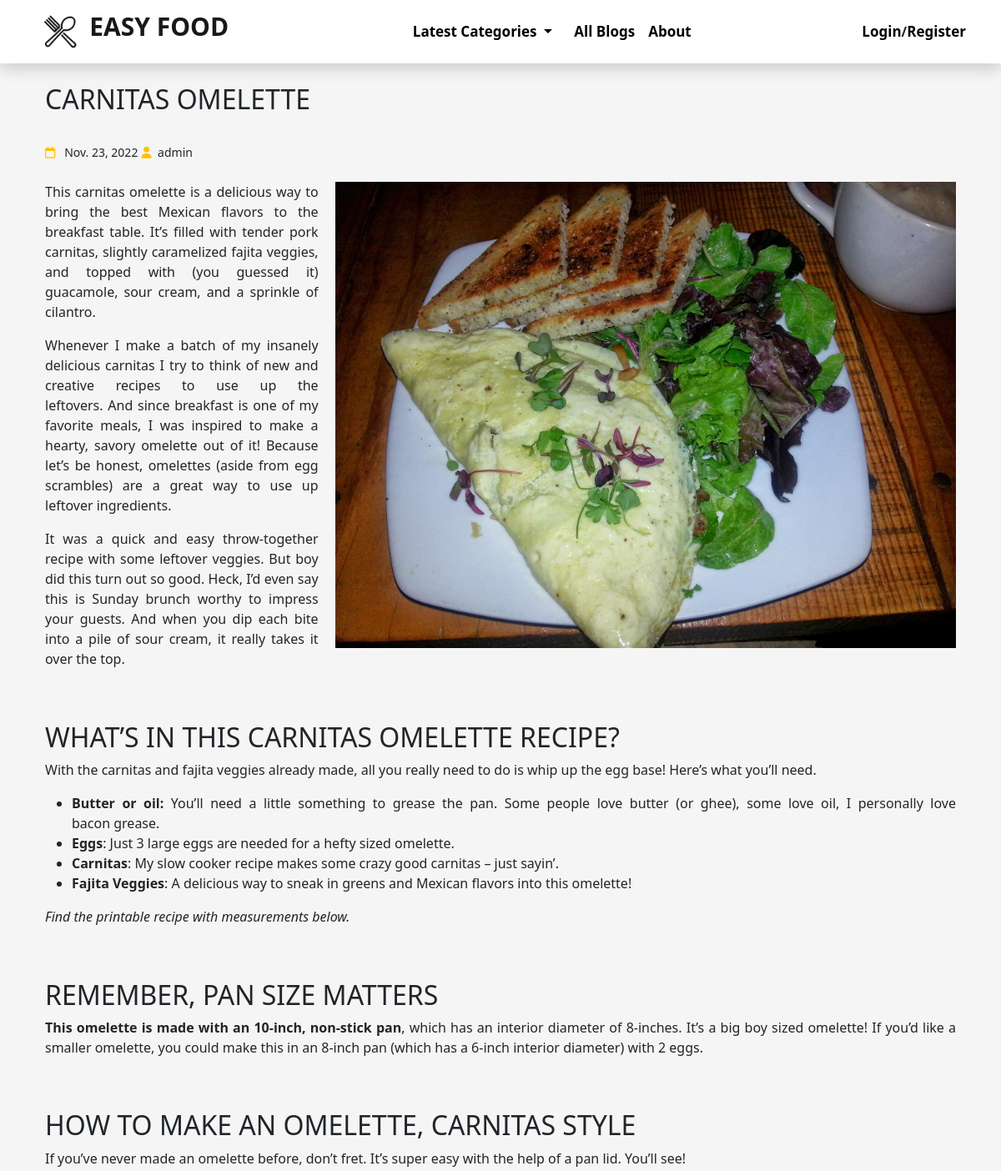
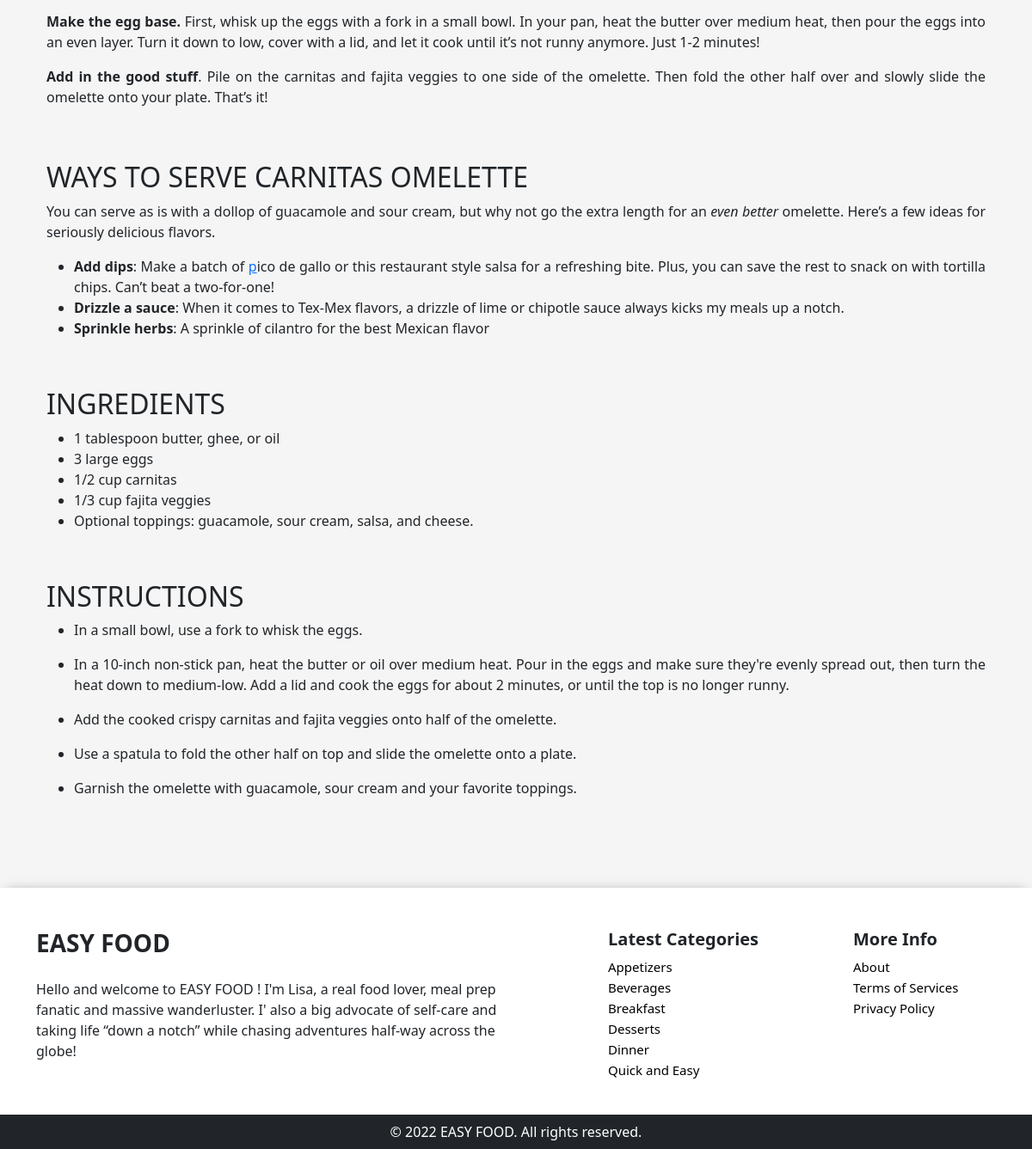
The page /carnitas-omelette/ on the database its author committed (2 pictures, top to bottom).
### blogapp/models.py (models this page shows, shortened)
class Post (models.Model):
    title=models.CharField(max_length=200)
    slug = models.SlugField(max_length = 200 ,blank=True)
    category_id = models.ForeignKey(Category, on_delete= models.CASCADE)
    author = models.ForeignKey(CustomUsers, on_delete= models.CASCADE)
    created_at = models.DateField(auto_now_add=True)
    updated_at = models.DateField(auto_now= True)
    image = models.ImageField(upload_to ='uploads/')
    content = RichTextField()

class CustomUsers(AbstractUser):
    email = models.EmailField(blank=False , unique=True)
    created_at = models.DateTimeField(auto_now_add=True)
    updated_at = models.DateTimeField(auto_now= True)
    first_name = models.CharField(max_length=255,blank =False)
    phone_number = models.CharField(max_length=20 , blank=True, unique=True)
    address= models.TextField( blank=True)
    image = models.ImageField(upload_to = 'profile/',  blank=True)

class Category(models.Model):
    name=models.CharField(max_length=200)
    slug = models.SlugField(max_length = 200, blank=True)
    image = models.ImageField(upload_to ='category/', blank=True)
    created_at = models.DateTimeField(auto_now_add=True)
    updated_at = models.DateTimeField(auto_now= True)

### blogapp/views.py (the view)
# urls.py: path('<slug:slug>/', views.detail,name="detail"),
def detail(request, slug):
    post = Post.objects.get(slug=slug)
    blogs = blog()
    return render(request, 'blogapp/detail.html', {'post': post, 'blogs': blogs})

### blog/context_processors.py (called while the page is built)
def nav(request):
    blog= Category.objects.all()
    return {'category' : blog}

### blogapp/views.py (called while the page is built)
def blog():
    category = Category.objects.all().order_by('-updated_at').order_by('name')
    blog = []
    for i in category:
        present = Post.objects.filter(category_id=i.pk)
        if present.exists():
            blog.append(Category.objects.all().get(id=i.pk))
    return blog

### blogapp/templates/blogapp/detail.html (shortened to what this page needs)
{% extends 'base.html' %}
{% load static %}
{% block content %}
{% include "blogapp/navbar.html" %}
<section class="simmi">
    <div class="container px-4">
        <div class=" py-4 d-flex justify-content-between">
            <h2>{{post.title}}</h2>
        </div>
        <div class="pb-4  ">
            <small class="mr-5"><i class="fa-regular fa-calendar text-warning"></i> &nbsp; {{post.updated_at|date:'M. d, Y'}}</small>
            <small><i class="fa-solid fa-user text-warning"></i>&nbsp; {{post.author}}</small>
        </div>
        <img src="{{post.image.url}}" id="content-img">
        <span>{{post.content|safe}}</span> <br><br>
    </div>
</section>
{% endblock content %}
{% block footer %}{{block.super}}{% endblock footer %}

### templates/base.html (shortened to what this page needs)
<!DOCTYPE html>
<html lang="en">
{% load static %}
<head>
    <link rel="stylesheet" href="https://cdnjs.cloudflare.com/ajax/libs/font-awesome/6.2.0/css/all.min.css"
 />
    <link href="https://cdn.jsdelivr.net/npm/bootstrap@5.2.2/dist/css/bootstrap.min.css" rel="stylesheet"
>
    <link rel="stylesheet" href="https://cdnjs.cloudflare.com/ajax/libs/OwlCarousel2/2.3.4/assets/owl.carousel.min.css"
 />
    <link rel="stylesheet"
        href="https://cdnjs.cloudflare.com/ajax/libs/OwlCarousel2/2.3.4/assets/owl.theme.default.min.css"
 />
    <link rel="stylesheet" href="//cdn.jsdelivr.net/npm/alertifyjs@1.13.1/build/css/alertify.min.css" />
    <link rel="stylesheet" href="//cdn.jsdelivr.net/npm/alertifyjs@1.13.1/build/css/themes/default.min.css" />
</head>
<body>
    {% block content %}
    {% endblock content %}
    {% block footer %}
    <section class="foot">
        <div class="container pt-5 pb-4">
            <div class="row">
                <div class="col-lg-6 col-sm-12 ">
                    <h3 class="fw-bold">EASY FOOD</h3>
                    <p class="pt-3">Hello and welcome to EASY FOOD ! I'm Lisa, a real food lover, meal prep fanatic and
                        massive wanderluster. I' also a big advocate of self-care and taking life “down a notch” while
                        chasing adventures half-way across the globe!
                    </p>
                </div>
                <div class="col-lg-3 offset-1 d-lg-block d-md-block d-sm-none">
                    <h5 class="fw-bold">Latest Categories</h5>
                    <ul class="footer">
                        {% for blogs in blogs %}
                        {% if forloop.counter < 7 %} <li><a href="{% url 'category' blogs.slug %}">
                                {{blogs.name}}
                            </a></li>
                            {% endif%}
                            {% endfor %}
                    </ul>
                </div>
                <div class="col-lg-2 d-lg-block d-md-block d-sm-none">
                    <h5 class="fw-bold">More Info</h5>
                    <ul class="footer">
                        <li>
                            <a href="{% url 'about' %}">About</a>
                        </li>
                        <li><a href="{% url 'terms' %}">Terms of Services</a></li>
                        <li>
                            <a href="{% url 'policy' %}">Privacy Policy</a>
                        </li>
                    </ul>
                </div>
            </div>
        </div>
        <div class="bg-dark text-white text-center py-2">&#169; <span id="cur-year"></span> EASY FOOD. All rights
            reserved.
        </div>
    </section>
    {% endblock footer %}
</body>
</html>

### templates/base.html (style rules this page uses)
body { font-family: 'Poppins', sans-serif; }
.foot { box-shadow: 0px 0px 15px -8px rgba(0, 0, 0, 0.75); }
.footer li { list-style: none; }
.footer a { text-decoration: none; color: black; font-size: 15px; }
.footer { padding-left: 0px; }

### blogapp/templates/blogapp/detail.html (style rules this page uses)
#content-img { padding-left: 20px; width: 70%; float: right; }
span { text-align: justify; }
.simmi { background-color: whitesmoke; }

### rows shown on the page
Post: title "CARNITAS OMELETTE", updated_at "Nov. 23, 2022", author "admin", image (picture), content "This carnitas omelette is a delicious way to bring the best Mexican flavors to the breakfast table. It’s filled with tender pork carnitas, slightly caramelized fajita veggies, and topped with (you guessed it) guacamole, sour cream, and a sprinkle of cilantro. Whenever I make a batch of my insanely delicious carnitas I try to think of new and creative recipes to use up the leftovers. And since breakfast is one of my favorite meals, I was inspired to make a hearty, savory omelette out of it! Because let’s be honest, omelettes (aside from egg scrambles) are a great way to use up leftover ingredients. It was a quick and easy throw-together recipe with some leftover veggies. But boy did this…"
Category: name "Appetizers"
Category: name "Beverages"
Category: name "Breakfast"
Category: name "Desserts"
Category: name "Dinner"
Category: name "Quick and Easy"
